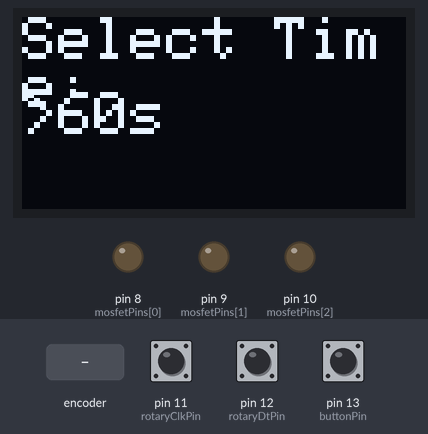
A sketch run on a simulated Arduino Uno, built with avr-gcc and run on an emulated ATmega328P. On the bench: 128×64 one-colour display, output pins drawn as LEDs (lit = HIGH). The inputs (shaded band) are chosen by the test bench; at power-on: pin 13 (buttonPin) HIGH, pin 11 (rotaryClkPin) HIGH, pin 12 (rotaryDtPin) HIGH.

Above: at 1.2 s.
1.3 s: rotary encoder on pin 11 (rotaryClkPin) / pin 12 (rotaryDtPin) turned 3 steps (first pin leading)
At 1.42 s:
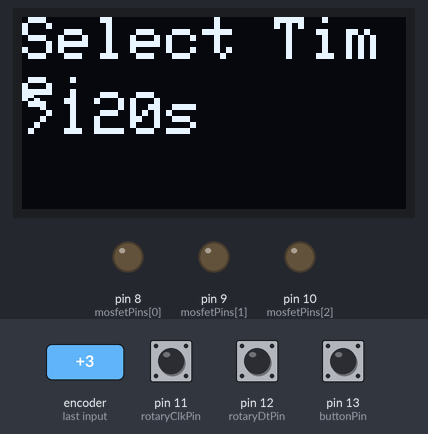
3.4 s: pin 13 (buttonPin) pulled LOW for 1 s
At 4.3 s:
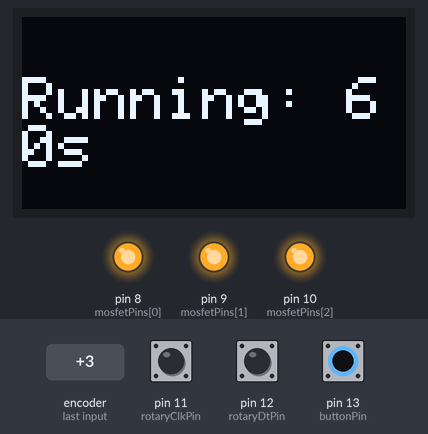
Timing chart, 0 to 6.4 s (numbered marks = the images above; inputs shaded):
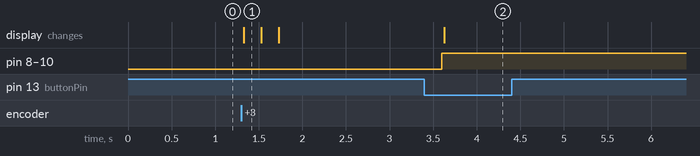

The sketch:

firmware123.ino
```cpp
#include <Wire.h>
#include <Adafruit_GFX.h>
#include <Adafruit_SSD1306.h>
#define SCREEN_WIDTH 128
#define SCREEN_HEIGHT 64
#define OLED_RESET    -1
Adafruit_SSD1306 display(SCREEN_WIDTH, SCREEN_HEIGHT, &Wire, OLED_RESET);
const int rotaryClkPin = 11;
const int rotaryDtPin = 12;
const int buttonPin = 13;
const int mosfetPins[] = {8, 9, 10};
int lastClkState;
int menuIndex = 0;
unsigned long durations[] = {60000, 120000, 180000};  // in ms
String labels[] = {"60s", "120s", "180s"};
bool selectionMade = false;
unsigned long startTime = 0;
void setup() {
  pinMode(rotaryClkPin, INPUT_PULLUP);
  pinMode(rotaryDtPin, INPUT_PULLUP);
  pinMode(buttonPin, INPUT_PULLUP);

  for (int i = 0; i < 3; i++) {
    pinMode(mosfetPins[i], OUTPUT);
    digitalWrite(mosfetPins[i], LOW);
  }

  lastClkState = digitalRead(rotaryClkPin);

  Serial.begin(9600);

  if (!display.begin(SSD1306_SWITCHCAPVCC, 0x3C)) {
    Serial.println(F("OLED not found"));
    while (true);
  }

  displayMenu();
}
void loop() {
  if (!selectionMade) {
    int clkState = digitalRead(rotaryClkPin);
    int dtState = digitalRead(rotaryDtPin);

    if (clkState != lastClkState && clkState == LOW) {
      if (dtState != clkState) {
        menuIndex++;
      } else {
        menuIndex--;
      }

      if (menuIndex < 0) menuIndex = 2;
      if (menuIndex > 2) menuIndex = 0;

      displayMenu();
    }

    lastClkState = clkState;

    if (digitalRead(buttonPin) == LOW) {
      delay(200);
      if (digitalRead(buttonPin) == LOW) {
        startTime = millis();
        selectionMade = true;

        for (int i = 0; i < 3; i++) {
          digitalWrite(mosfetPins[i], HIGH);
        }

        display.clearDisplay();
        display.setTextSize(2);
        display.setTextColor(SSD1306_WHITE);
        display.setCursor(0, 20);
        display.print("Running: ");
        display.print(labels[menuIndex]);
        display.display();
      }
    }
  } else {
    if (millis() - startTime >= durations[menuIndex]) {
      selectionMade = false;

      for (int i = 0; i < 3; i++) {
        digitalWrite(mosfetPins[i], LOW);
      }

      displayMenu();
    }
  }
}
void displayMenu() {
  display.clearDisplay();
  display.setTextSize(2);
  display.setTextColor(SSD1306_WHITE);
  display.setCursor(0, 0);
  display.println("Select Time:");
  display.setCursor(0, 25);
  display.print(">");
  display.println(labels[menuIndex]);
  display.display();
}

                
```

Measured:
- after the input at 1.3 s, the display: changes at once (image 1)
- after the input at 3.4 s, pin 8 (mosfetPins[0]), pin 9 (mosfetPins[1]), pin 10 (mosfetPins[2]): LOW → HIGH after 0.20 s; the display: changes after 0.23 s (image 2)
